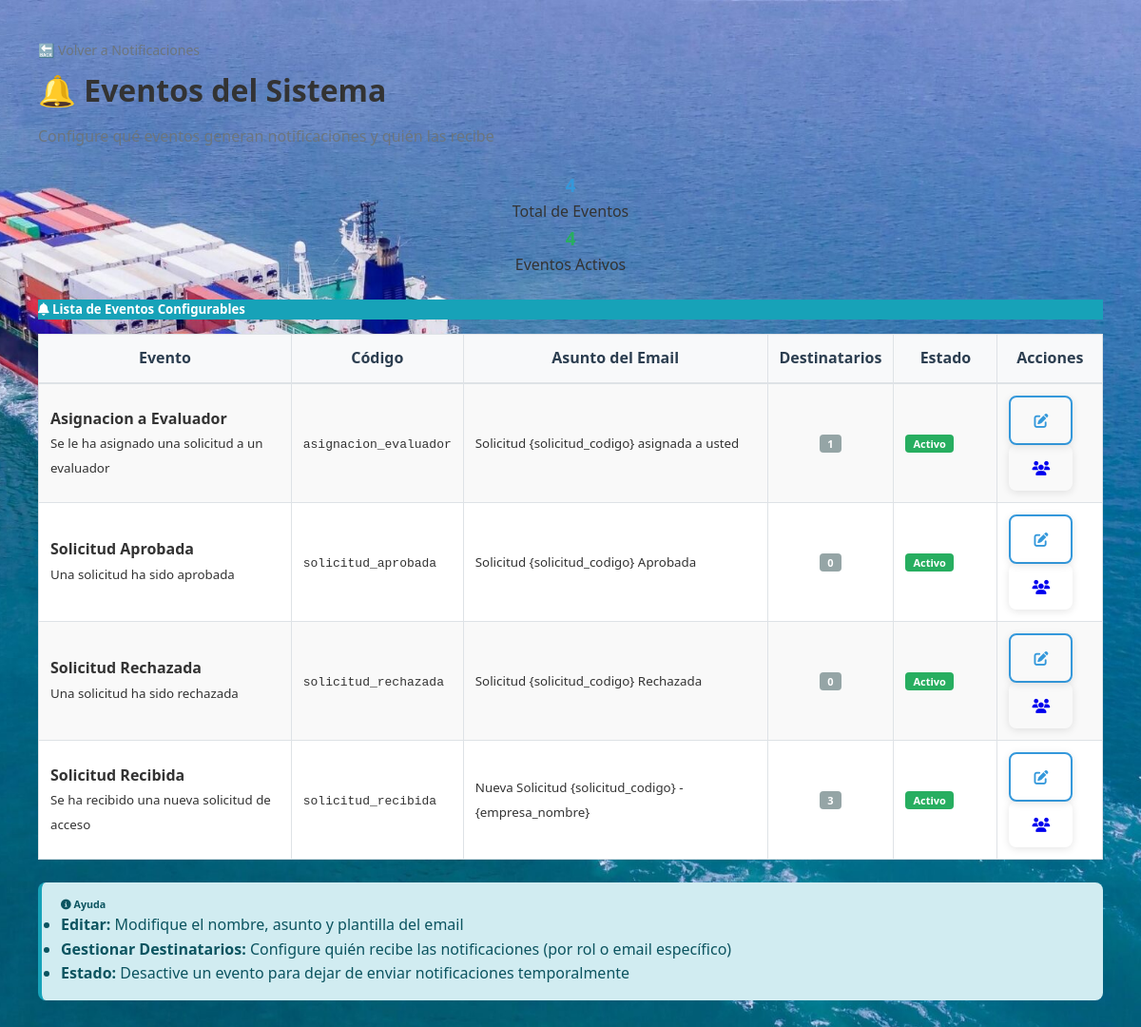
The page /notificaciones/eventos/ (signed in) on the database its author committed.
### notificaciones/models.py (models this page shows, shortened)
class EventoSistema(models.Model):
    CODIGO_EVENTO_CHOICES = [
        ('solicitud_recibida', 'Solicitud Recibida'),
        ('solicitud_aprobada', 'Solicitud Aprobada'),
        ('solicitud_rechazada', 'Solicitud Rechazada'),
        ('solicitud_requerimientos', 'Solicitud con Requerimientos'),
        ('solicitud_vencida', 'Solicitud Vencida'),
        ('asignacion_evaluador', 'Asignación a Evaluador'),
        ('asignacion_supervisor', 'Asignación a Supervisor'),
        ('autorizacion_generada', 'Autorización Generada'),
        ('autorizacion_vencida', 'Autorización Vencida'),
        ('extension_solicitada', 'Extensión de Validez Solicitada'),
        ('extension_aprobada', 'Extensión de Validez Aprobada'),
        ('extension_rechazada', 'Extensión de Validez Rechazada'),
        ('incumplimiento_reportado', 'Incumplimiento Reportado'),
        ('subsanacion_solicitada', 'Subsanación Solicitada'),
        ('subsanacion_respondida', 'Subsanación Respondida'),
        ('solicitud_excepcional_aprobada', 'Solicitud Excepcional Aprobada'),
        ('licencia_por_vencer', 'Licencia por Vencer'),
        ('licencia_vencida', 'Licencia Vencida'),
        ('contrato_por_vencer', 'Contrato por Vencer'),
        ('contrato_vencido', 'Contrato Vencido'),
        ('personalizado', 'Evento Personalizado'),
    ]
    codigo = models.CharField(
        max_length=50,
        choices=CODIGO_EVENTO_CHOICES,
        unique=True,
        verbose_name='Código del Evento',
        help_text='Código único que identifica este evento'
    )
    nombre = models.CharField(
        max_length=100,
        verbose_name='Nombre del Evento',
        help_text='Nombre descriptivo del evento'
    )
    descripcion = models.TextField(
        blank=True,
        verbose_name='Descripción',
        help_text='Descripción detallada del evento'
    )
    asunto_email = models.CharField(
        max_length=200,
        verbose_name='Asunto del Email',
        help_text='Puede usar variables: {solicitud_codigo}, {empresa_nombre}, {usuario_nombre}'
    )
    template_html = models.CharField(
        max_length=200,
        blank=True,
        verbose_name='Template HTML',
        help_text='Nombre del archivo template (ej: emails/solicitud_recibida.html)'
    )
    mensaje_texto_plano = models.TextField(
        blank=True,
        verbose_name='Mensaje en Texto Plano',
        help_text='Versión en texto plano del mensaje. Puede usar variables.'
    )
    activo = models.BooleanField(
        default=True,
        verbose_name='Activo',
        help_text='Si está desactivado, no se enviarán notificaciones para este evento'
    )
    created_at = models.DateTimeField(auto_now_add=True, verbose_name='Creado el')
    updated_at = models.DateTimeField(auto_now=True, verbose_name='Actualizado el')
    class Meta:
        verbose_name = 'Evento del Sistema'
        verbose_name_plural = 'Eventos del Sistema'
        ordering = ['nombre']

### notificaciones/views.py (the view)
# urls.py: path('eventos/', views.gestionar_eventos, name='gestionar_eventos'),
@can_evaluate_required
def gestionar_eventos(request):
    eventos = EventoSistema.objects.all().order_by('nombre')
    for evento in eventos:
        evento.total_destinatarios = evento.destinatarios.filter(activo=True).count()
    context = {
        'eventos': eventos,
        'total_eventos': eventos.count(),
        'eventos_activos': eventos.filter(activo=True).count(),
    }
    return render(request, 'notificaciones/gestionar_eventos.html', context)

### templates/notificaciones/gestionar_eventos.html (shortened to what this page needs)
{% extends "base.html" %}
{% load static %}
{% block content %}
<div class="container">
    <div class="content-header mb-4">
        <div class="header-with-back">
            <a href="{% url 'notificaciones:configuracion_correo' %}" class="back-btn">
                🔙 Volver a Notificaciones
            </a>
            <h1>🔔 Eventos del Sistema</h1>
        </div>
        <p class="subtitle">Configure qué eventos generan notificaciones y quién las recibe</p>
    </div>
    <div class="row mb-4">
        <div class="col-md-6">
            <div class="card text-center">
                <div class="card-body">
                    <h3 class="text-primary">{{ total_eventos }}</h3>
                    <p class="mb-0">Total de Eventos</p>
                </div>
            </div>
        </div>
        <div class="col-md-6">
            <div class="card text-center">
                <div class="card-body">
                    <h3 class="text-success">{{ eventos_activos }}</h3>
                    <p class="mb-0">Eventos Activos</p>
                </div>
            </div>
        </div>
    </div>
    <div class="card">
        <div class="card-header bg-info text-white">
            <h5><i class="fas fa-bell"></i> Lista de Eventos Configurables</h5>
        </div>
        <div class="card-body p-0">
            {% if eventos %}
            <div class="table-responsive">
                <table class="table table-hover mb-0">
                    <thead class="table-light">
                        <tr>
                            <th style="width: 25%;">Evento</th>
                            <th style="width: 15%;">Código</th>
                            <th style="width: 30%;">Asunto del Email</th>
                            <th style="width: 10%;">Destinatarios</th>
                            <th style="width: 10%;">Estado</th>
                            <th style="width: 10%;">Acciones</th>
                        </tr>
                    </thead>
                    <tbody>
                        {% for evento in eventos %}
                        <tr>
                            <td>
                                <strong>{{ evento.nombre }}</strong>
                                {% if evento.descripcion %}
                                <br><small class="text-muted">{{ evento.descripcion|truncatewords:10 }}</small>
                                {% endif %}
                            </td>
                            <td>
                                <code>{{ evento.codigo }}</code>
                            </td>
                            <td>
                                <small>{{ evento.asunto_email|truncatewords:8 }}</small>
                            </td>
                            <td class="text-center">
                                <span class="badge bg-secondary">{{ evento.total_destinatarios }}</span>
                            </td>
                            <td>
                                {% if evento.activo %}
                                    <span class="badge bg-success">Activo</span>
                                {% else %}
                                    <span class="badge bg-secondary">Inactivo</span>
                                {% endif %}
                            </td>
                            <td>
                                <div class="btn-group btn-group-sm" role="group">
                                    <a href="{% url 'notificaciones:editar_evento' evento.id %}"
                                       class="btn btn-outline-primary"
                                       title="Editar evento">
                                        <i class="fas fa-edit"></i>
                                    </a>
                                    <a href="{% url 'notificaciones:gestionar_destinatarios' evento.id %}"
                                       class="btn btn-outline-info"
                                       title="Gestionar destinatarios">
                                        <i class="fas fa-users"></i>
                                    </a>
                                </div>
                            </td>
                        </tr>
                        {% endfor %}
                    </tbody>
                </table>
            </div>
            {% else %}
            <div class="p-4 text-center text-muted">
                <i class="fas fa-inbox fa-3x mb-3"></i>
                <p>No hay eventos configurados</p>
            </div>
            {% endif %}
        </div>
    </div>
    <div class="alert alert-info mt-4">
        <h6><i class="fas fa-info-circle"></i> Ayuda</h6>
        <ul class="mb-0">
            <li><strong>Editar:</strong> Modifique el nombre, asunto y plantilla del email</li>
            <li><strong>Gestionar Destinatarios:</strong> Configure quién recibe las notificaciones (por rol o email específico)</li>
            <li><strong>Estado:</strong> Desactive un evento para dejar de enviar notificaciones temporalmente</li>
        </ul>
    </div>
</div>
{% endblock %}

### static/css/base.css (style rules this page uses)
* { margin: 0; padding: 0; box-sizing: border-box; }
body { font-family: 'Segoe UI', Tahoma, Geneva, Verdana, sans-serif; background: url('/media/Ship.jpeg') no-repeat center center fixed; background-size: cover; background-attachment: fixed; min-height: 100vh; line-height: 1.6; color: #333; position: relative; }
.container { max-width: 1600px; margin: 0 auto; padding: 20px; }
.btn { display: inline-block; padding: 12px 24px; border: none; border-radius: 8px; font-size: 15px; font-weight: 600; text-decoration: none; text-align: center; cursor: pointer; transition: all 0.3s ease; box-shadow: 0 2px 8px rgba(0,0,0,0.1); }
.btn-outline-primary { background: transparent; color: #3498db; border: 2px solid #3498db; }
.alert { padding: 15px 20px; border-radius: 8px; margin-bottom: 20px; border-left: 4px solid; }
.alert-info { background: #d1ecf1; color: #0c5460; border-left-color: #17a2b8; }
.table { width: 100%; margin-bottom: 1rem; background-color: white; border-collapse: collapse; border: 1px solid #dee2e6; }
.table th, .table td { padding: 12px; vertical-align: middle; border-top: 1px solid #dee2e6; border-right: 1px solid #dee2e6; }
.table th:last-child, .table td:last-child { border-right: 1px solid #dee2e6; }
.table thead th { vertical-align: bottom; border-bottom: 2px solid #dee2e6; background: #f8f9fa; font-weight: 600; color: #2c3e50; border-top: none; }
.table tbody tr:nth-of-type(odd) { background-color: #f9f9f9; }
.table tbody tr:nth-of-type(even) { background-color: white; }
.badge { display: inline-block; padding: 4px 8px; font-size: 11px; font-weight: 600; line-height: 1; text-align: center; white-space: nowrap; vertical-align: baseline; border-radius: 4px; }
.bg-secondary { background-color: #95a5a6; color: white; }
.bg-success { background-color: #27ae60; color: white; }
.bg-info { background-color: #17a2b8; color: white; }
.text-center { text-align: center; }
.text-primary { color: #3498db; }
.text-success { color: #27ae60; }
.mb-4 { margin-bottom: 1.5rem; }
.mt-4 { margin-top: 1.5rem; }
.card-header { display: flex; align-items: center; margin-bottom: 15px; }

### templates/notificaciones/gestionar_eventos.html (style rules this page uses)
.header-with-back { margin-bottom: 10px; }
.back-btn { display: inline-block; color: #6c757d; text-decoration: none; margin-bottom: 5px; font-size: 14px; }
.subtitle { color: #6c757d; margin-top: 5px; }

### rows shown on the page
EventoSistema: nombre "Asignacion a Evaluador", descripcion "Se le ha asignado una solicitud a un evaluador", codigo "asignacion_evaluador", asunto_email "Solicitud {solicitud_codigo} asignada a usted", total_destinatarios "1", activo "Activo"
EventoSistema: nombre "Solicitud Aprobada", descripcion "Una solicitud ha sido aprobada", codigo "solicitud_aprobada", asunto_email "Solicitud {solicitud_codigo} Aprobada", total_destinatarios "0", activo "Activo"
EventoSistema: nombre "Solicitud Rechazada", descripcion "Una solicitud ha sido rechazada", codigo "solicitud_rechazada", asunto_email "Solicitud {solicitud_codigo} Rechazada", total_destinatarios "0", activo "Activo"
EventoSistema: nombre "Solicitud Recibida", descripcion "Se ha recibido una nueva solicitud de acceso", codigo "solicitud_recibida", asunto_email "Nueva Solicitud {solicitud_codigo} - {empresa_nombre}", total_destinatarios "3", activo "Activo"

### other values the page prints
{{ total_eventos }} "4"
{{ eventos_activos }} "4"
